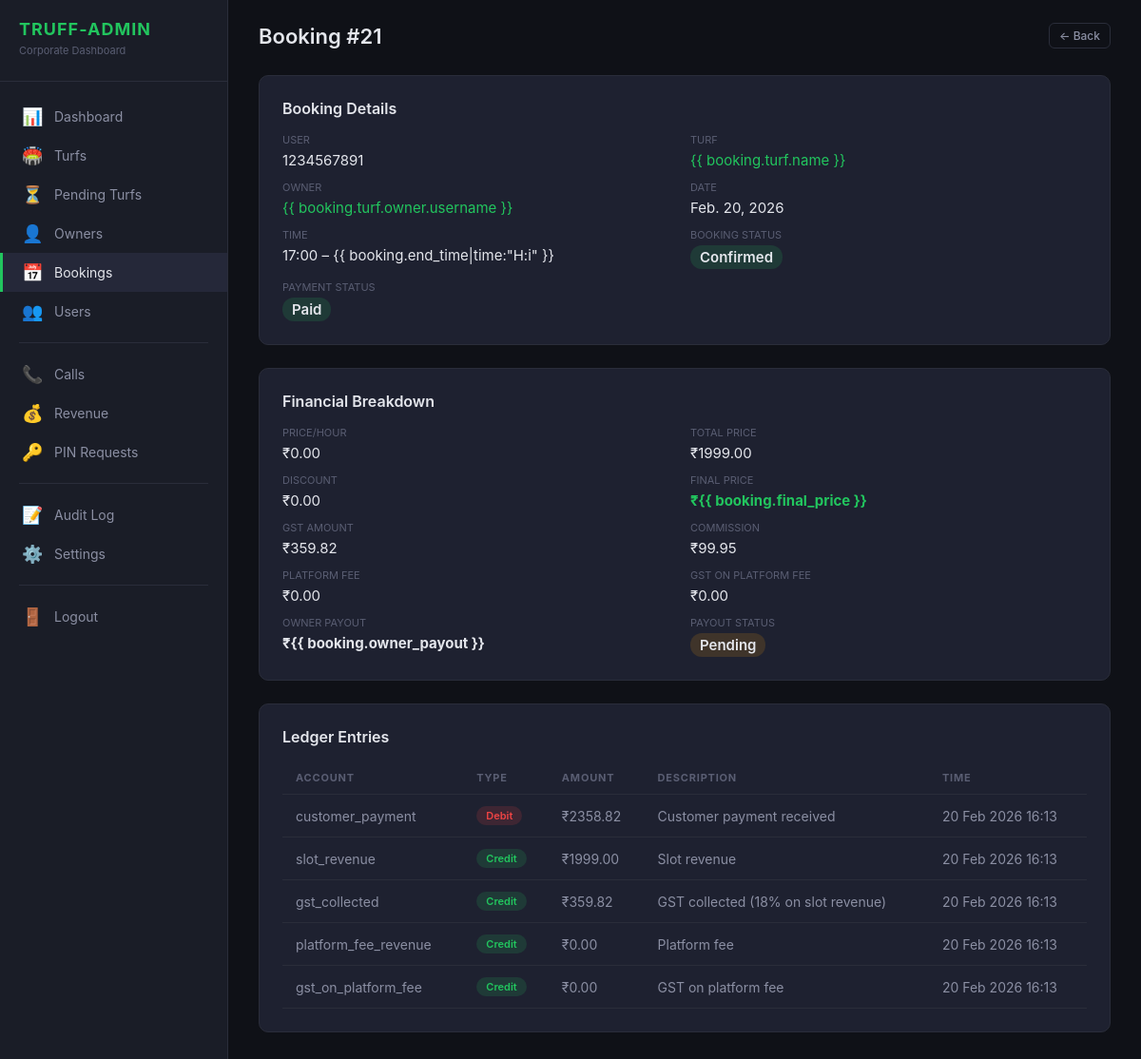
Screenshot of /truff-admin/bookings/21/ (signed in) with the database file from the repository.
### bookings/models.py (models this page shows, shortened)
class Booking(models.Model):
    user = models.ForeignKey(
        settings.AUTH_USER_MODEL,
        on_delete=models.CASCADE,
        related_name='bookings',
    )
    turf = models.ForeignKey(
        'turfs.Turf',
        on_delete=models.CASCADE,
        related_name='bookings',
    )
    preview = models.ForeignKey(
        BookingPreview,
        on_delete=models.SET_NULL,
        null=True, blank=True,
        related_name='booking',
    )
    booking_date = models.DateField()
    start_time = models.TimeField()
    end_time = models.TimeField()
    selected_slots = models.JSONField(null=True, blank=True)
    price_per_hour = models.DecimalField(max_digits=10, decimal_places=2, default=Decimal('0.00'))
    total_price = models.DecimalField(max_digits=10, decimal_places=2, default=Decimal('0.00'))
    discount = models.DecimalField(max_digits=10, decimal_places=2, default=Decimal('0.00'))
    final_price = models.DecimalField(max_digits=10, decimal_places=2, default=Decimal('0.00'))
    gst_amount = models.DecimalField(max_digits=10, decimal_places=2, default=Decimal('0.00'))
    commission = models.DecimalField(max_digits=10, decimal_places=2, default=Decimal('0.00'))
    platform_fee = models.DecimalField(max_digits=10, decimal_places=2, default=Decimal('0.00'))
    gst_on_platform_fee = models.DecimalField(max_digits=10, decimal_places=2, default=Decimal('0.00'))
    owner_payout = models.DecimalField(max_digits=10, decimal_places=2, default=Decimal('0.00'))
    payout_status = models.CharField(
        max_length=20,
        choices=PayoutStatus.choices,
        default=PayoutStatus.PENDING,
    )
    is_redeemed = models.BooleanField(default=False)
    credits_used = models.PositiveIntegerField(default=0)
    idempotency_key = models.UUIDField(unique=True, null=True, blank=True)
    booking_status = models.CharField(
        max_length=20,
        choices=BookingStatus.choices,
        default=BookingStatus.PENDING,
    )
    payment_status = models.CharField(
        max_length=20,
        choices=PaymentStatus.choices,
        default=PaymentStatus.PENDING,
    )
    notes = models.TextField(blank=True, null=True)
    cancelled_reason = models.TextField(blank=True, null=True)
    cancelled_at = models.DateTimeField(blank=True, null=True)
    cancelled_by_admin = models.BooleanField(default=False)
    created_at = models.DateTimeField(auto_now_add=True)
    updated_at = models.DateTimeField(auto_now=True)
    class Meta:
        ordering = ['-created_at']
        indexes = [
            models.Index(fields=['user', 'booking_date']),
            models.Index(fields=['turf', 'booking_date']),
            models.Index(fields=['booking_status']),
            models.Index(fields=['idempotency_key']),
        ]

### users/models.py (models this page shows, shortened)
class CustomUser(AbstractUser):
    class UserRole(models.TextChoices):
        USER = 'user', 'Normal User'
        TURF_OWNER = 'turf_owner', 'Turf Owner'
        PLATFORM_ADMIN = 'admin', 'Platform Admin'
    phone_number = models.CharField(max_length=15, blank=True, null=True)
    role = models.CharField(max_length=20, choices=UserRole.choices, default=UserRole.USER)
    profile_picture = models.ImageField(upload_to='profile_pictures/', blank=True, null=True)
    bio = models.TextField(blank=True, null=True)
    is_verified = models.BooleanField(default=False)
    total_bookings = models.PositiveIntegerField(default=0)
    total_credits = models.PositiveIntegerField(default=0)
    used_credits = models.PositiveIntegerField(default=0)
    created_at = models.DateTimeField(auto_now_add=True)
    updated_at = models.DateTimeField(auto_now=True)
    class Meta:
        ordering = ['-created_at']

### finance/models.py (models this page shows, shortened)
class LedgerEntry(models.Model):
    booking = models.ForeignKey(
        'bookings.Booking',
        on_delete=models.PROTECT,
        related_name='ledger_entries',
    )
    entry_type = models.CharField(max_length=6, choices=EntryType.choices)
    account = models.CharField(max_length=30, choices=LedgerAccount.choices)
    amount = models.DecimalField(max_digits=10, decimal_places=2)
    description = models.CharField(max_length=255, blank=True)
    created_at = models.DateTimeField(auto_now_add=True)
    class Meta:
        verbose_name_plural = 'Ledger Entries'
        ordering = ['created_at']
        indexes = [
            models.Index(fields=['booking', 'entry_type']),
            models.Index(fields=['account', 'created_at']),
        ]

### truff_admin_panel/views.py (the view)
# urls.py: path('bookings/<int:booking_id>/', views.BookingDetailView.as_view(), name='booking_detail'),
class BookingDetailView(TruffAdminRequiredMixin, View):
    def get(self, request, booking_id):
        booking = get_object_or_404(
            Booking.objects.select_related('user', 'turf', 'turf__owner'),
            pk=booking_id,
        )
        ledger = LedgerEntry.objects.filter(booking=booking).order_by('created_at')
        try:
            payment = booking.payment
        except Payment.DoesNotExist:
            payment = None
        return render(request, 'truff_admin/booking_detail.html', {
            'booking': booking,
            'ledger_entries': ledger,
            'payment': payment,
        })

### truff_admin_panel/context_processors.py (called while the page is built)
def pending_turf_count(request):
    if not request.user.is_authenticated:
        return {}
    if not (request.user.is_staff or request.user.groups.filter(name='Truff Admin').exists()):
        return {}
    try:
        return {'pending_turf_count': Turf.objects.filter(status=TurfStatus.PENDING).count()}
    except Exception:
        return {'pending_turf_count': 0}

### truff_admin_panel/mixins.py (called while the page is built)
    def test_func(self):
        user = self.request.user
        if not user.is_authenticated:
            return False
        return user.is_staff or user.groups.filter(name='Truff Admin').exists()

### truff_admin_panel/templatetags/truff_tags.py (called while the page is built)
@register.filter
def status_badge(status):
    mapping = {
        'approved': 'badge-success',
        'active': 'badge-success',
        'confirmed': 'badge-success',
        'completed': 'badge-success',
        'paid': 'badge-success',
        'pending': 'badge-warning',
        'processing': 'badge-warning',
        'rejected': 'badge-danger',
        'cancelled': 'badge-danger',
        'failed': 'badge-danger',
        'suspended': 'badge-danger',
    }
    return mapping.get(str(status).lower(), 'badge-secondary')

### truff_admin_panel/templates/truff_admin/booking_detail.html (shortened to what this page needs)
{% extends "truff_admin/base.html" %}
{% load truff_tags %}
{% block content %}
<div class="topbar">
    <h1>Booking #{{ booking.id }}</h1>
    <div class="topbar-actions">
        <a href="/truff-admin/bookings/" class="btn btn-outline btn-sm">← Back</a>
    </div>
</div>
<div class="panel">
    <div class="panel-title">Booking Details</div>
    <div class="detail-grid">
        <div class="detail-item"><label>User</label><span>{{ booking.user.username }}</span></div>
        <div class="detail-item"><label>Turf</label><span><a href="/truff-admin/turfs/{{ booking.turf.id }}/">{{
                    booking.turf.name }}</a></span></div>
        <div class="detail-item"><label>Owner</label><span><a href="/truff-admin/owners/{{ booking.turf.owner.id }}/">{{
                    booking.turf.owner.username }}</a></span></div>
        <div class="detail-item"><label>Date</label><span>{{ booking.booking_date }}</span></div>
        <div class="detail-item"><label>Time</label><span>{{ booking.start_time|time:"H:i" }} – {{
                booking.end_time|time:"H:i" }}</span></div>
        <div class="detail-item"><label>Booking Status</label><span
                class="badge {{ booking.booking_status|status_badge }}">{{ booking.booking_status }}</span></div>
        <div class="detail-item"><label>Payment Status</label><span
                class="badge {{ booking.payment_status|status_badge }}">{{ booking.payment_status }}</span></div>
    </div>
</div>
<div class="panel">
    <div class="panel-title">Financial Breakdown</div>
    <div class="detail-grid">
        <div class="detail-item"><label>Price/Hour</label><span>₹{{ booking.price_per_hour }}</span></div>
        <div class="detail-item"><label>Total Price</label><span>₹{{ booking.total_price }}</span></div>
        <div class="detail-item"><label>Discount</label><span>₹{{ booking.discount }}</span></div>
        <div class="detail-item"><label>Final Price</label><span style="font-weight:700;color:var(--accent);">₹{{
                booking.final_price }}</span></div>
        <div class="detail-item"><label>GST Amount</label><span>₹{{ booking.gst_amount }}</span></div>
        <div class="detail-item"><label>Commission</label><span>₹{{ booking.commission }}</span></div>
        <div class="detail-item"><label>Platform Fee</label><span>₹{{ booking.platform_fee }}</span></div>
        <div class="detail-item"><label>GST on Platform Fee</label><span>₹{{ booking.gst_on_platform_fee }}</span></div>
        <div class="detail-item"><label>Owner Payout</label><span style="font-weight:700;">₹{{ booking.owner_payout
                }}</span></div>
        <div class="detail-item"><label>Payout Status</label><span
                class="badge {{ booking.payout_status|status_badge }}">{{ booking.payout_status }}</span></div>
    </div>
</div>
<div class="panel">
    <div class="panel-title">Ledger Entries</div>
    <table class="data-table">
        <thead>
            <tr>
                <th>Account</th>
                <th>Type</th>
                <th>Amount</th>
                <th>Description</th>
                <th>Time</th>
            </tr>
        </thead>
        <tbody>
            {% for entry in ledger_entries %}
            <tr>
                <td>{{ entry.account }}</td>
                <td>
                    {% if entry.entry_type == 'credit' %}
                    <span class="badge badge-success">Credit</span>
                    {% else %}
                    <span class="badge badge-danger">Debit</span>
                    {% endif %}
                </td>
                <td>₹{{ entry.amount }}</td>
                <td>{{ entry.description }}</td>
                <td>{{ entry.created_at|date:"d M Y H:i" }}</td>
            </tr>
            {% empty %}
            <tr>
                <td colspan="5" style="text-align:center;color:var(--text-muted);">No ledger entries</td>
            </tr>
            {% endfor %}
        </tbody>
    </table>
</div>
{% endblock %}

### truff_admin_panel/static/truff_admin/css/style.css (style rules this page uses)
:root { --bg-primary: #0f1117; --bg-secondary: #1a1d27; --bg-card: #1e2130; --bg-hover: #252839; --border: #2a2d3a; --text-primary: #e4e6ec; --text-secondary: #8b8fa3; --text-muted: #5a5e73; --accent: #22c55e; --accent-hover: #16a34a; --accent-light: rgba(34, 197, 94, 0.12); --danger: #ef4444; --warning: #f59e0b; --info: #3b82f6; }
* { margin: 0; padding: 0; box-sizing: border-box; }
body { font-family: -apple-system, BlinkMacSystemFont, 'Segoe UI', Roboto, sans-serif; background: var(--bg-primary); color: var(--text-primary); min-height: 100vh; }
a { color: var(--accent); text-decoration: none; }
.topbar { display: flex; justify-content: space-between; align-items: center; margin-bottom: 28px; }
.topbar h1 { font-size: 22px; font-weight: 600; }
.topbar-actions { display: flex; gap: 12px; align-items: center; }
.panel { background: var(--bg-card); border: 1px solid var(--border); border-radius: 10px; padding: 24px; margin-bottom: 24px; }
.panel-title { font-size: 16px; font-weight: 600; margin-bottom: 16px; display: flex; justify-content: space-between; align-items: center; }
.data-table { width: 100%; border-collapse: collapse; }
.data-table th { text-align: left; padding: 10px 14px; font-size: 11px; text-transform: uppercase; letter-spacing: 0.8px; color: var(--text-muted); border-bottom: 1px solid var(--border); }
.data-table td { padding: 12px 14px; font-size: 14px; border-bottom: 1px solid var(--border); color: var(--text-secondary); }
.badge { display: inline-block; padding: 3px 10px; border-radius: 12px; font-size: 11px; font-weight: 600; text-transform: capitalize; }
.badge-success { background: rgba(34,197,94,0.15); color: #22c55e; }
.badge-warning { background: rgba(245,158,11,0.15); color: #f59e0b; }
.badge-danger { background: rgba(239,68,68,0.15); color: #ef4444; }
.btn { display: inline-flex; align-items: center; gap: 6px; padding: 8px 16px; border: none; border-radius: 6px; font-size: 13px; font-weight: 500; cursor: pointer; transition: all 0.15s; }
.btn-outline { background: transparent; border: 1px solid var(--border); color: var(--text-secondary); }
.btn-sm { padding: 5px 10px; font-size: 12px; }
.detail-grid { display: grid; grid-template-columns: repeat(auto-fill, minmax(280px, 1fr)); gap: 12px; }
.detail-item label { display: block; font-size: 11px; color: var(--text-muted); text-transform: uppercase; margin-bottom: 4px; }
.detail-item span { font-size: 15px; color: var(--text-primary); }

### rows the page displays
Booking: id "21", user.username "1234567891", booking_date "Feb. 20, 2026", start_time "17:00", booking_status "Confirmed", payment_status "Paid", price_per_hour "0.00", total_price "1999.00", discount "0.00", gst_amount "359.82", commission "99.95", platform_fee "0.00", gst_on_platform_fee "0.00", payout_status "Pending"
LedgerEntry: account "customer_payment", entry_type "Debit", amount "2358.82", description "Customer payment received", created_at "20 Feb 2026 16:13"
LedgerEntry: account "slot_revenue", entry_type "Credit", amount "1999.00", description "Slot revenue", created_at "20 Feb 2026 16:13"
LedgerEntry: account "gst_collected", entry_type "Credit", amount "359.82", description "GST collected (18% on slot revenue)", created_at "20 Feb 2026 16:13"
LedgerEntry: account "platform_fee_revenue", entry_type "Credit", amount "0.00", description "Platform fee", created_at "20 Feb 2026 16:13"
LedgerEntry: account "gst_on_platform_fee", entry_type "Credit", amount "0.00", description "GST on platform fee", created_at "20 Feb 2026 16:13"
